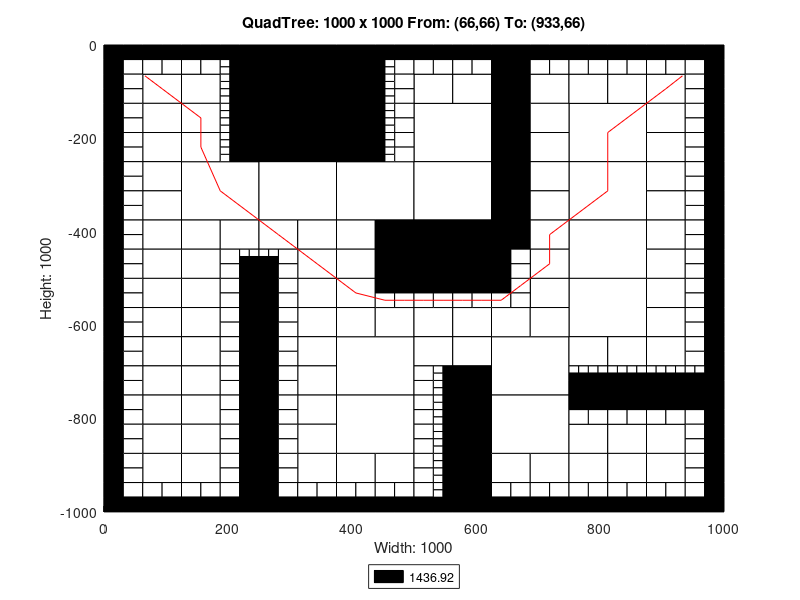

Write MATLAB code to recreate this figure.
axis([0 1000 -1000 0]);
title('QuadTree: 1000 x 1000 From: (66,66) To: (933,66)');
xlabel('Width: 1000');
ylabel('Height: 1000');
rectangle('Position',[250 -125 125 125], 'FaceColor',[0 0 0]);
rectangle('Position',[250 -250 125 125], 'FaceColor',[0 0 0]);
rectangle('Position',[125 -375 125 125], 'FaceColor',[1 1 1]);
rectangle('Position',[250 -375 125 125], 'FaceColor',[1 1 1]);
rectangle('Position',[375 -375 125 125], 'FaceColor',[1 1 1]);
rectangle('Position',[500 -250 125 125], 'FaceColor',[1 1 1]);
rectangle('Position',[750 -250 125 125], 'FaceColor',[1 1 1]);
rectangle('Position',[500 -375 125 125], 'FaceColor',[1 1 1]);
rectangle('Position',[500 -500 125 125], 'FaceColor',[0 0 0]);
rectangle('Position',[750 -375 125 125], 'FaceColor',[1 1 1]);
rectangle('Position',[750 -500 125 125], 'FaceColor',[1 1 1]);
rectangle('Position',[375 -750 125 125], 'FaceColor',[1 1 1]);
rectangle('Position',[375 -875 125 125], 'FaceColor',[1 1 1]);
rectangle('Position',[625 -750 125 125], 'FaceColor',[1 1 1]);
rectangle('Position',[750 -625 125 125], 'FaceColor',[1 1 1]);
rectangle('Position',[625 -875 125 125], 'FaceColor',[1 1 1]);
rectangle('Position',[62.5 -125 62.5 62.5], 'FaceColor',[1 1 1]);
rectangle('Position',[125 -125 62.5 62.5], 'FaceColor',[1 1 1]);
rectangle('Position',[62.5 -187.5 62.5 62.5], 'FaceColor',[1 1 1]);
rectangle('Position',[62.5 -250 62.5 62.5], 'FaceColor',[1 1 1]);
rectangle('Position',[125 -187.5 62.5 62.5], 'FaceColor',[1 1 1]);
rectangle('Position',[125 -250 62.5 62.5], 'FaceColor',[1 1 1]);
rectangle('Position',[375 -62.5 62.5 62.5], 'FaceColor',[0 0 0]);
rectangle('Position',[375 -125 62.5 62.5], 'FaceColor',[0 0 0]);
rectangle('Position',[375 -187.5 62.5 62.5], 'FaceColor',[0 0 0]);
rectangle('Position',[375 -250 62.5 62.5], 'FaceColor',[0 0 0]);
rectangle('Position',[62.5 -312.5 62.5 62.5], 'FaceColor',[1 1 1]);
rectangle('Position',[62.5 -375 62.5 62.5], 'FaceColor',[1 1 1]);
rectangle('Position',[62.5 -437.5 62.5 62.5], 'FaceColor',[1 1 1]);
rectangle('Position',[62.5 -500 62.5 62.5], 'FaceColor',[1 1 1]);
rectangle('Position',[125 -437.5 62.5 62.5], 'FaceColor',[1 1 1]);
rectangle('Position',[187.5 -437.5 62.5 62.5], 'FaceColor',[1 1 1]);
rectangle('Position',[125 -500 62.5 62.5], 'FaceColor',[1 1 1]);
rectangle('Position',[250 -437.5 62.5 62.5], 'FaceColor',[1 1 1]);
rectangle('Position',[312.5 -437.5 62.5 62.5], 'FaceColor',[1 1 1]);
rectangle('Position',[312.5 -500 62.5 62.5], 'FaceColor',[1 1 1]);
rectangle('Position',[375 -437.5 62.5 62.5], 'FaceColor',[1 1 1]);
rectangle('Position',[437.5 -437.5 62.5 62.5], 'FaceColor',[0 0 0]);
rectangle('Position',[375 -500 62.5 62.5], 'FaceColor',[1 1 1]);
rectangle('Position',[437.5 -500 62.5 62.5], 'FaceColor',[0 0 0]);
rectangle('Position',[500 -125 62.5 62.5], 'FaceColor',[1 1 1]);
rectangle('Position',[562.5 -125 62.5 62.5], 'FaceColor',[1 1 1]);
rectangle('Position',[625 -62.5 62.5 62.5], 'FaceColor',[0 0 0]);
rectangle('Position',[625 -125 62.5 62.5], 'FaceColor',[0 0 0]);
rectangle('Position',[687.5 -125 62.5 62.5], 'FaceColor',[1 1 1]);
rectangle('Position',[625 -187.5 62.5 62.5], 'FaceColor',[0 0 0]);
rectangle('Position',[687.5 -187.5 62.5 62.5], 'FaceColor',[1 1 1]);
rectangle('Position',[625 -250 62.5 62.5], 'FaceColor',[0 0 0]);
rectangle('Position',[687.5 -250 62.5 62.5], 'FaceColor',[1 1 1]);
rectangle('Position',[750 -125 62.5 62.5], 'FaceColor',[1 1 1]);
rectangle('Position',[812.5 -125 62.5 62.5], 'FaceColor',[1 1 1]);
rectangle('Position',[875 -125 62.5 62.5], 'FaceColor',[1 1 1]);
rectangle('Position',[875 -187.5 62.5 62.5], 'FaceColor',[1 1 1]);
rectangle('Position',[875 -250 62.5 62.5], 'FaceColor',[1 1 1]);
rectangle('Position',[625 -312.5 62.5 62.5], 'FaceColor',[0 0 0]);
rectangle('Position',[687.5 -312.5 62.5 62.5], 'FaceColor',[1 1 1]);
rectangle('Position',[625 -375 62.5 62.5], 'FaceColor',[0 0 0]);
rectangle('Position',[687.5 -375 62.5 62.5], 'FaceColor',[1 1 1]);
rectangle('Position',[625 -437.5 62.5 62.5], 'FaceColor',[0 0 0]);
rectangle('Position',[687.5 -437.5 62.5 62.5], 'FaceColor',[1 1 1]);
rectangle('Position',[687.5 -500 62.5 62.5], 'FaceColor',[1 1 1]);
rectangle('Position',[875 -312.5 62.5 62.5], 'FaceColor',[1 1 1]);
rectangle('Position',[875 -375 62.5 62.5], 'FaceColor',[1 1 1]);
rectangle('Position',[875 -437.5 62.5 62.5], 'FaceColor',[1 1 1]);
rectangle('Position',[875 -500 62.5 62.5], 'FaceColor',[1 1 1]);
rectangle('Position',[62.5 -562.5 62.5 62.5], 'FaceColor',[1 1 1]);
rectangle('Position',[62.5 -625 62.5 62.5], 'FaceColor',[1 1 1]);
rectangle('Position',[125 -562.5 62.5 62.5], 'FaceColor',[1 1 1]);
rectangle('Position',[125 -625 62.5 62.5], 'FaceColor',[1 1 1]);
rectangle('Position',[62.5 -687.5 62.5 62.5], 'FaceColor',[1 1 1]);
rectangle('Position',[62.5 -750 62.5 62.5], 'FaceColor',[1 1 1]);
rectangle('Position',[125 -687.5 62.5 62.5], 'FaceColor',[1 1 1]);
rectangle('Position',[125 -750 62.5 62.5], 'FaceColor',[1 1 1]);
rectangle('Position',[312.5 -562.5 62.5 62.5], 'FaceColor',[1 1 1]);
rectangle('Position',[312.5 -625 62.5 62.5], 'FaceColor',[1 1 1]);
rectangle('Position',[375 -562.5 62.5 62.5], 'FaceColor',[1 1 1]);
rectangle('Position',[375 -625 62.5 62.5], 'FaceColor',[1 1 1]);
rectangle('Position',[437.5 -625 62.5 62.5], 'FaceColor',[1 1 1]);
rectangle('Position',[312.5 -687.5 62.5 62.5], 'FaceColor',[1 1 1]);
rectangle('Position',[312.5 -750 62.5 62.5], 'FaceColor',[1 1 1]);
rectangle('Position',[62.5 -812.5 62.5 62.5], 'FaceColor',[1 1 1]);
rectangle('Position',[62.5 -875 62.5 62.5], 'FaceColor',[1 1 1]);
rectangle('Position',[125 -812.5 62.5 62.5], 'FaceColor',[1 1 1]);
rectangle('Position',[125 -875 62.5 62.5], 'FaceColor',[1 1 1]);
rectangle('Position',[62.5 -937.5 62.5 62.5], 'FaceColor',[1 1 1]);
rectangle('Position',[125 -937.5 62.5 62.5], 'FaceColor',[1 1 1]);
rectangle('Position',[312.5 -812.5 62.5 62.5], 'FaceColor',[1 1 1]);
rectangle('Position',[312.5 -875 62.5 62.5], 'FaceColor',[1 1 1]);
rectangle('Position',[312.5 -937.5 62.5 62.5], 'FaceColor',[1 1 1]);
rectangle('Position',[375 -937.5 62.5 62.5], 'FaceColor',[1 1 1]);
rectangle('Position',[437.5 -937.5 62.5 62.5], 'FaceColor',[1 1 1]);
rectangle('Position',[500 -625 62.5 62.5], 'FaceColor',[1 1 1]);
rectangle('Position',[562.5 -625 62.5 62.5], 'FaceColor',[1 1 1]);
rectangle('Position',[687.5 -562.5 62.5 62.5], 'FaceColor',[1 1 1]);
rectangle('Position',[625 -625 62.5 62.5], 'FaceColor',[1 1 1]);
rectangle('Position',[687.5 -625 62.5 62.5], 'FaceColor',[1 1 1]);
rectangle('Position',[500 -687.5 62.5 62.5], 'FaceColor',[1 1 1]);
rectangle('Position',[562.5 -687.5 62.5 62.5], 'FaceColor',[1 1 1]);
rectangle('Position',[562.5 -750 62.5 62.5], 'FaceColor',[0 0 0]);
rectangle('Position',[875 -562.5 62.5 62.5], 'FaceColor',[1 1 1]);
rectangle('Position',[875 -625 62.5 62.5], 'FaceColor',[1 1 1]);
rectangle('Position',[750 -687.5 62.5 62.5], 'FaceColor',[1 1 1]);
rectangle('Position',[812.5 -687.5 62.5 62.5], 'FaceColor',[1 1 1]);
rectangle('Position',[875 -687.5 62.5 62.5], 'FaceColor',[1 1 1]);
rectangle('Position',[562.5 -812.5 62.5 62.5], 'FaceColor',[0 0 0]);
rectangle('Position',[562.5 -875 62.5 62.5], 'FaceColor',[0 0 0]);
rectangle('Position',[562.5 -937.5 62.5 62.5], 'FaceColor',[0 0 0]);
rectangle('Position',[562.5 -1000 62.5 62.5], 'FaceColor',[0 0 0]);
rectangle('Position',[625 -937.5 62.5 62.5], 'FaceColor',[1 1 1]);
rectangle('Position',[687.5 -937.5 62.5 62.5], 'FaceColor',[1 1 1]);
rectangle('Position',[750 -875 62.5 62.5], 'FaceColor',[1 1 1]);
rectangle('Position',[812.5 -875 62.5 62.5], 'FaceColor',[1 1 1]);
rectangle('Position',[875 -875 62.5 62.5], 'FaceColor',[1 1 1]);
rectangle('Position',[750 -937.5 62.5 62.5], 'FaceColor',[1 1 1]);
rectangle('Position',[812.5 -937.5 62.5 62.5], 'FaceColor',[1 1 1]);
rectangle('Position',[875 -937.5 62.5 62.5], 'FaceColor',[1 1 1]);
rectangle('Position',[0 -31.25 31.25 31.25], 'FaceColor',[0 0 0]);
rectangle('Position',[31.25 -31.25 31.25 31.25], 'FaceColor',[0 0 0]);
rectangle('Position',[0 -62.5 31.25 31.25], 'FaceColor',[0 0 0]);
rectangle('Position',[31.25 -62.5 31.25 31.25], 'FaceColor',[1 1 1]);
rectangle('Position',[62.5 -31.25 31.25 31.25], 'FaceColor',[0 0 0]);
rectangle('Position',[93.75 -31.25 31.25 31.25], 'FaceColor',[0 0 0]);
rectangle('Position',[62.5 -62.5 31.25 31.25], 'FaceColor',[1 1 1]);
rectangle('Position',[93.75 -62.5 31.25 31.25], 'FaceColor',[1 1 1]);
rectangle('Position',[0 -93.75 31.25 31.25], 'FaceColor',[0 0 0]);
rectangle('Position',[31.25 -93.75 31.25 31.25], 'FaceColor',[1 1 1]);
rectangle('Position',[0 -125 31.25 31.25], 'FaceColor',[0 0 0]);
rectangle('Position',[31.25 -125 31.25 31.25], 'FaceColor',[1 1 1]);
rectangle('Position',[125 -31.25 31.25 31.25], 'FaceColor',[0 0 0]);
rectangle('Position',[156.25 -31.25 31.25 31.25], 'FaceColor',[0 0 0]);
rectangle('Position',[125 -62.5 31.25 31.25], 'FaceColor',[1 1 1]);
rectangle('Position',[156.25 -62.5 31.25 31.25], 'FaceColor',[1 1 1]);
rectangle('Position',[187.5 -31.25 31.25 31.25], 'FaceColor',[0 0 0]);
rectangle('Position',[218.75 -31.25 31.25 31.25], 'FaceColor',[0 0 0]);
rectangle('Position',[218.75 -62.5 31.25 31.25], 'FaceColor',[0 0 0]);
rectangle('Position',[218.75 -93.75 31.25 31.25], 'FaceColor',[0 0 0]);
rectangle('Position',[218.75 -125 31.25 31.25], 'FaceColor',[0 0 0]);
rectangle('Position',[0 -156.25 31.25 31.25], 'FaceColor',[0 0 0]);
rectangle('Position',[31.25 -156.25 31.25 31.25], 'FaceColor',[1 1 1]);
rectangle('Position',[0 -187.5 31.25 31.25], 'FaceColor',[0 0 0]);
rectangle('Position',[31.25 -187.5 31.25 31.25], 'FaceColor',[1 1 1]);
rectangle('Position',[0 -218.75 31.25 31.25], 'FaceColor',[0 0 0]);
rectangle('Position',[31.25 -218.75 31.25 31.25], 'FaceColor',[1 1 1]);
rectangle('Position',[0 -250 31.25 31.25], 'FaceColor',[0 0 0]);
rectangle('Position',[31.25 -250 31.25 31.25], 'FaceColor',[1 1 1]);
rectangle('Position',[218.75 -156.25 31.25 31.25], 'FaceColor',[0 0 0]);
rectangle('Position',[218.75 -187.5 31.25 31.25], 'FaceColor',[0 0 0]);
rectangle('Position',[218.75 -218.75 31.25 31.25], 'FaceColor',[0 0 0]);
rectangle('Position',[218.75 -250 31.25 31.25], 'FaceColor',[0 0 0]);
rectangle('Position',[437.5 -31.25 31.25 31.25], 'FaceColor',[0 0 0]);
rectangle('Position',[468.75 -31.25 31.25 31.25], 'FaceColor',[0 0 0]);
rectangle('Position',[468.75 -62.5 31.25 31.25], 'FaceColor',[1 1 1]);
rectangle('Position',[468.75 -93.75 31.25 31.25], 'FaceColor',[1 1 1]);
rectangle('Position',[468.75 -125 31.25 31.25], 'FaceColor',[1 1 1]);
rectangle('Position',[468.75 -156.25 31.25 31.25], 'FaceColor',[1 1 1]);
rectangle('Position',[468.75 -187.5 31.25 31.25], 'FaceColor',[1 1 1]);
rectangle('Position',[468.75 -218.75 31.25 31.25], 'FaceColor',[1 1 1]);
rectangle('Position',[468.75 -250 31.25 31.25], 'FaceColor',[1 1 1]);
rectangle('Position',[0 -281.25 31.25 31.25], 'FaceColor',[0 0 0]);
rectangle('Position',[31.25 -281.25 31.25 31.25], 'FaceColor',[1 1 1]);
rectangle('Position',[0 -312.5 31.25 31.25], 'FaceColor',[0 0 0]);
rectangle('Position',[31.25 -312.5 31.25 31.25], 'FaceColor',[1 1 1]);
rectangle('Position',[0 -343.75 31.25 31.25], 'FaceColor',[0 0 0]);
rectangle('Position',[31.25 -343.75 31.25 31.25], 'FaceColor',[1 1 1]);
rectangle('Position',[0 -375 31.25 31.25], 'FaceColor',[0 0 0]);
rectangle('Position',[31.25 -375 31.25 31.25], 'FaceColor',[1 1 1]);
rectangle('Position',[0 -406.25 31.25 31.25], 'FaceColor',[0 0 0]);
rectangle('Position',[31.25 -406.25 31.25 31.25], 'FaceColor',[1 1 1]);
rectangle('Position',[0 -437.5 31.25 31.25], 'FaceColor',[0 0 0]);
rectangle('Position',[31.25 -437.5 31.25 31.25], 'FaceColor',[1 1 1]);
rectangle('Position',[0 -468.75 31.25 31.25], 'FaceColor',[0 0 0]);
rectangle('Position',[31.25 -468.75 31.25 31.25], 'FaceColor',[1 1 1]);
rectangle('Position',[0 -500 31.25 31.25], 'FaceColor',[0 0 0]);
rectangle('Position',[31.25 -500 31.25 31.25], 'FaceColor',[1 1 1]);
rectangle('Position',[187.5 -468.75 31.25 31.25], 'FaceColor',[1 1 1]);
rectangle('Position',[187.5 -500 31.25 31.25], 'FaceColor',[1 1 1]);
rectangle('Position',[218.75 -500 31.25 31.25], 'FaceColor',[0 0 0]);
rectangle('Position',[281.25 -468.75 31.25 31.25], 'FaceColor',[1 1 1]);
rectangle('Position',[250 -500 31.25 31.25], 'FaceColor',[0 0 0]);
rectangle('Position',[281.25 -500 31.25 31.25], 'FaceColor',[1 1 1]);
rectangle('Position',[500 -31.25 31.25 31.25], 'FaceColor',[0 0 0]);
rectangle('Position',[531.25 -31.25 31.25 31.25], 'FaceColor',[0 0 0]);
rectangle('Position',[500 -62.5 31.25 31.25], 'FaceColor',[1 1 1]);
rectangle('Position',[531.25 -62.5 31.25 31.25], 'FaceColor',[1 1 1]);
rectangle('Position',[562.5 -31.25 31.25 31.25], 'FaceColor',[0 0 0]);
rectangle('Position',[593.75 -31.25 31.25 31.25], 'FaceColor',[0 0 0]);
rectangle('Position',[562.5 -62.5 31.25 31.25], 'FaceColor',[1 1 1]);
rectangle('Position',[593.75 -62.5 31.25 31.25], 'FaceColor',[1 1 1]);
rectangle('Position',[687.5 -31.25 31.25 31.25], 'FaceColor',[0 0 0]);
rectangle('Position',[718.75 -31.25 31.25 31.25], 'FaceColor',[0 0 0]);
rectangle('Position',[687.5 -62.5 31.25 31.25], 'FaceColor',[1 1 1]);
rectangle('Position',[718.75 -62.5 31.25 31.25], 'FaceColor',[1 1 1]);
rectangle('Position',[750 -31.25 31.25 31.25], 'FaceColor',[0 0 0]);
rectangle('Position',[781.25 -31.25 31.25 31.25], 'FaceColor',[0 0 0]);
rectangle('Position',[750 -62.5 31.25 31.25], 'FaceColor',[1 1 1]);
rectangle('Position',[781.25 -62.5 31.25 31.25], 'FaceColor',[1 1 1]);
rectangle('Position',[812.5 -31.25 31.25 31.25], 'FaceColor',[0 0 0]);
rectangle('Position',[843.75 -31.25 31.25 31.25], 'FaceColor',[0 0 0]);
rectangle('Position',[812.5 -62.5 31.25 31.25], 'FaceColor',[1 1 1]);
rectangle('Position',[843.75 -62.5 31.25 31.25], 'FaceColor',[1 1 1]);
rectangle('Position',[875 -31.25 31.25 31.25], 'FaceColor',[0 0 0]);
rectangle('Position',[906.25 -31.25 31.25 31.25], 'FaceColor',[0 0 0]);
rectangle('Position',[875 -62.5 31.25 31.25], 'FaceColor',[1 1 1]);
rectangle('Position',[906.25 -62.5 31.25 31.25], 'FaceColor',[1 1 1]);
rectangle('Position',[937.5 -31.25 31.25 31.25], 'FaceColor',[0 0 0]);
rectangle('Position',[968.75 -31.25 31.25 31.25], 'FaceColor',[0 0 0]);
rectangle('Position',[937.5 -62.5 31.25 31.25], 'FaceColor',[1 1 1]);
rectangle('Position',[968.75 -62.5 31.25 31.25], 'FaceColor',[0 0 0]);
rectangle('Position',[937.5 -93.75 31.25 31.25], 'FaceColor',[1 1 1]);
rectangle('Position',[968.75 -93.75 31.25 31.25], 'FaceColor',[0 0 0]);
rectangle('Position',[937.5 -125 31.25 31.25], 'FaceColor',[1 1 1]);
rectangle('Position',[968.75 -125 31.25 31.25], 'FaceColor',[0 0 0]);
rectangle('Position',[937.5 -156.25 31.25 31.25], 'FaceColor',[1 1 1]);
rectangle('Position',[968.75 -156.25 31.25 31.25], 'FaceColor',[0 0 0]);
rectangle('Position',[937.5 -187.5 31.25 31.25], 'FaceColor',[1 1 1]);
rectangle('Position',[968.75 -187.5 31.25 31.25], 'FaceColor',[0 0 0]);
rectangle('Position',[937.5 -218.75 31.25 31.25], 'FaceColor',[1 1 1]);
rectangle('Position',[968.75 -218.75 31.25 31.25], 'FaceColor',[0 0 0]);
rectangle('Position',[937.5 -250 31.25 31.25], 'FaceColor',[1 1 1]);
rectangle('Position',[968.75 -250 31.25 31.25], 'FaceColor',[0 0 0]);
rectangle('Position',[625 -468.75 31.25 31.25], 'FaceColor',[0 0 0]);
rectangle('Position',[656.25 -468.75 31.25 31.25], 'FaceColor',[1 1 1]);
rectangle('Position',[625 -500 31.25 31.25], 'FaceColor',[0 0 0]);
rectangle('Position',[656.25 -500 31.25 31.25], 'FaceColor',[1 1 1]);
rectangle('Position',[937.5 -281.25 31.25 31.25], 'FaceColor',[1 1 1]);
rectangle('Position',[968.75 -281.25 31.25 31.25], 'FaceColor',[0 0 0]);
rectangle('Position',[937.5 -312.5 31.25 31.25], 'FaceColor',[1 1 1]);
rectangle('Position',[968.75 -312.5 31.25 31.25], 'FaceColor',[0 0 0]);
rectangle('Position',[937.5 -343.75 31.25 31.25], 'FaceColor',[1 1 1]);
rectangle('Position',[968.75 -343.75 31.25 31.25], 'FaceColor',[0 0 0]);
rectangle('Position',[937.5 -375 31.25 31.25], 'FaceColor',[1 1 1]);
rectangle('Position',[968.75 -375 31.25 31.25], 'FaceColor',[0 0 0]);
rectangle('Position',[937.5 -406.25 31.25 31.25], 'FaceColor',[1 1 1]);
rectangle('Position',[968.75 -406.25 31.25 31.25], 'FaceColor',[0 0 0]);
rectangle('Position',[937.5 -437.5 31.25 31.25], 'FaceColor',[1 1 1]);
rectangle('Position',[968.75 -437.5 31.25 31.25], 'FaceColor',[0 0 0]);
rectangle('Position',[937.5 -468.75 31.25 31.25], 'FaceColor',[1 1 1]);
rectangle('Position',[968.75 -468.75 31.25 31.25], 'FaceColor',[0 0 0]);
rectangle('Position',[937.5 -500 31.25 31.25], 'FaceColor',[1 1 1]);
rectangle('Position',[968.75 -500 31.25 31.25], 'FaceColor',[0 0 0]);
rectangle('Position',[0 -531.25 31.25 31.25], 'FaceColor',[0 0 0]);
rectangle('Position',[31.25 -531.25 31.25 31.25], 'FaceColor',[1 1 1]);
rectangle('Position',[0 -562.5 31.25 31.25], 'FaceColor',[0 0 0]);
rectangle('Position',[31.25 -562.5 31.25 31.25], 'FaceColor',[1 1 1]);
rectangle('Position',[0 -593.75 31.25 31.25], 'FaceColor',[0 0 0]);
rectangle('Position',[31.25 -593.75 31.25 31.25], 'FaceColor',[1 1 1]);
rectangle('Position',[0 -625 31.25 31.25], 'FaceColor',[0 0 0]);
rectangle('Position',[31.25 -625 31.25 31.25], 'FaceColor',[1 1 1]);
rectangle('Position',[187.5 -531.25 31.25 31.25], 'FaceColor',[1 1 1]);
rectangle('Position',[218.75 -531.25 31.25 31.25], 'FaceColor',[0 0 0]);
rectangle('Position',[187.5 -562.5 31.25 31.25], 'FaceColor',[1 1 1]);
rectangle('Position',[218.75 -562.5 31.25 31.25], 'FaceColor',[0 0 0]);
rectangle('Position',[187.5 -593.75 31.25 31.25], 'FaceColor',[1 1 1]);
rectangle('Position',[218.75 -593.75 31.25 31.25], 'FaceColor',[0 0 0]);
rectangle('Position',[187.5 -625 31.25 31.25], 'FaceColor',[1 1 1]);
rectangle('Position',[218.75 -625 31.25 31.25], 'FaceColor',[0 0 0]);
rectangle('Position',[0 -656.25 31.25 31.25], 'FaceColor',[0 0 0]);
rectangle('Position',[31.25 -656.25 31.25 31.25], 'FaceColor',[1 1 1]);
rectangle('Position',[0 -687.5 31.25 31.25], 'FaceColor',[0 0 0]);
rectangle('Position',[31.25 -687.5 31.25 31.25], 'FaceColor',[1 1 1]);
rectangle('Position',[0 -718.75 31.25 31.25], 'FaceColor',[0 0 0]);
rectangle('Position',[31.25 -718.75 31.25 31.25], 'FaceColor',[1 1 1]);
rectangle('Position',[0 -750 31.25 31.25], 'FaceColor',[0 0 0]);
rectangle('Position',[31.25 -750 31.25 31.25], 'FaceColor',[1 1 1]);
rectangle('Position',[187.5 -656.25 31.25 31.25], 'FaceColor',[1 1 1]);
rectangle('Position',[218.75 -656.25 31.25 31.25], 'FaceColor',[0 0 0]);
rectangle('Position',[187.5 -687.5 31.25 31.25], 'FaceColor',[1 1 1]);
rectangle('Position',[218.75 -687.5 31.25 31.25], 'FaceColor',[0 0 0]);
rectangle('Position',[187.5 -718.75 31.25 31.25], 'FaceColor',[1 1 1]);
rectangle('Position',[218.75 -718.75 31.25 31.25], 'FaceColor',[0 0 0]);
rectangle('Position',[187.5 -750 31.25 31.25], 'FaceColor',[1 1 1]);
rectangle('Position',[218.75 -750 31.25 31.25], 'FaceColor',[0 0 0]);
rectangle('Position',[250 -531.25 31.25 31.25], 'FaceColor',[0 0 0]);
rectangle('Position',[281.25 -531.25 31.25 31.25], 'FaceColor',[1 1 1]);
rectangle('Position',[250 -562.5 31.25 31.25], 'FaceColor',[0 0 0]);
rectangle('Position',[281.25 -562.5 31.25 31.25], 'FaceColor',[1 1 1]);
rectangle('Position',[250 -593.75 31.25 31.25], 'FaceColor',[0 0 0]);
rectangle('Position',[281.25 -593.75 31.25 31.25], 'FaceColor',[1 1 1]);
rectangle('Position',[250 -625 31.25 31.25], 'FaceColor',[0 0 0]);
rectangle('Position',[281.25 -625 31.25 31.25], 'FaceColor',[1 1 1]);
rectangle('Position',[437.5 -531.25 31.25 31.25], 'FaceColor',[0 0 0]);
rectangle('Position',[468.75 -531.25 31.25 31.25], 'FaceColor',[0 0 0]);
rectangle('Position',[437.5 -562.5 31.25 31.25], 'FaceColor',[1 1 1]);
rectangle('Position',[468.75 -562.5 31.25 31.25], 'FaceColor',[1 1 1]);
rectangle('Position',[250 -656.25 31.25 31.25], 'FaceColor',[0 0 0]);
rectangle('Position',[281.25 -656.25 31.25 31.25], 'FaceColor',[1 1 1]);
rectangle('Position',[250 -687.5 31.25 31.25], 'FaceColor',[0 0 0]);
rectangle('Position',[281.25 -687.5 31.25 31.25], 'FaceColor',[1 1 1]);
rectangle('Position',[250 -718.75 31.25 31.25], 'FaceColor',[0 0 0]);
rectangle('Position',[281.25 -718.75 31.25 31.25], 'FaceColor',[1 1 1]);
rectangle('Position',[250 -750 31.25 31.25], 'FaceColor',[0 0 0]);
rectangle('Position',[281.25 -750 31.25 31.25], 'FaceColor',[1 1 1]);
rectangle('Position',[0 -781.25 31.25 31.25], 'FaceColor',[0 0 0]);
rectangle('Position',[31.25 -781.25 31.25 31.25], 'FaceColor',[1 1 1]);
rectangle('Position',[0 -812.5 31.25 31.25], 'FaceColor',[0 0 0]);
rectangle('Position',[31.25 -812.5 31.25 31.25], 'FaceColor',[1 1 1]);
rectangle('Position',[0 -843.75 31.25 31.25], 'FaceColor',[0 0 0]);
rectangle('Position',[31.25 -843.75 31.25 31.25], 'FaceColor',[1 1 1]);
rectangle('Position',[0 -875 31.25 31.25], 'FaceColor',[0 0 0]);
rectangle('Position',[31.25 -875 31.25 31.25], 'FaceColor',[1 1 1]);
rectangle('Position',[187.5 -781.25 31.25 31.25], 'FaceColor',[1 1 1]);
rectangle('Position',[218.75 -781.25 31.25 31.25], 'FaceColor',[0 0 0]);
rectangle('Position',[187.5 -812.5 31.25 31.25], 'FaceColor',[1 1 1]);
rectangle('Position',[218.75 -812.5 31.25 31.25], 'FaceColor',[0 0 0]);
rectangle('Position',[187.5 -843.75 31.25 31.25], 'FaceColor',[1 1 1]);
rectangle('Position',[218.75 -843.75 31.25 31.25], 'FaceColor',[0 0 0]);
rectangle('Position',[187.5 -875 31.25 31.25], 'FaceColor',[1 1 1]);
rectangle('Position',[218.75 -875 31.25 31.25], 'FaceColor',[0 0 0]);
rectangle('Position',[0 -906.25 31.25 31.25], 'FaceColor',[0 0 0]);
rectangle('Position',[31.25 -906.25 31.25 31.25], 'FaceColor',[1 1 1]);
rectangle('Position',[0 -937.5 31.25 31.25], 'FaceColor',[0 0 0]);
rectangle('Position',[31.25 -937.5 31.25 31.25], 'FaceColor',[1 1 1]);
rectangle('Position',[0 -968.75 31.25 31.25], 'FaceColor',[0 0 0]);
rectangle('Position',[31.25 -968.75 31.25 31.25], 'FaceColor',[1 1 1]);
rectangle('Position',[0 -1000 31.25 31.25], 'FaceColor',[0 0 0]);
rectangle('Position',[31.25 -1000 31.25 31.25], 'FaceColor',[0 0 0]);
rectangle('Position',[62.5 -968.75 31.25 31.25], 'FaceColor',[1 1 1]);
rectangle('Position',[93.75 -968.75 31.25 31.25], 'FaceColor',[1 1 1]);
rectangle('Position',[62.5 -1000 31.25 31.25], 'FaceColor',[0 0 0]);
rectangle('Position',[93.75 -1000 31.25 31.25], 'FaceColor',[0 0 0]);
rectangle('Position',[187.5 -906.25 31.25 31.25], 'FaceColor',[1 1 1]);
rectangle('Position',[218.75 -906.25 31.25 31.25], 'FaceColor',[0 0 0]);
rectangle('Position',[187.5 -937.5 31.25 31.25], 'FaceColor',[1 1 1]);
rectangle('Position',[218.75 -937.5 31.25 31.25], 'FaceColor',[0 0 0]);
rectangle('Position',[125 -968.75 31.25 31.25], 'FaceColor',[1 1 1]);
rectangle('Position',[156.25 -968.75 31.25 31.25], 'FaceColor',[1 1 1]);
rectangle('Position',[125 -1000 31.25 31.25], 'FaceColor',[0 0 0]);
rectangle('Position',[156.25 -1000 31.25 31.25], 'FaceColor',[0 0 0]);
rectangle('Position',[187.5 -968.75 31.25 31.25], 'FaceColor',[1 1 1]);
rectangle('Position',[218.75 -968.75 31.25 31.25], 'FaceColor',[0 0 0]);
rectangle('Position',[187.5 -1000 31.25 31.25], 'FaceColor',[0 0 0]);
rectangle('Position',[218.75 -1000 31.25 31.25], 'FaceColor',[0 0 0]);
rectangle('Position',[250 -781.25 31.25 31.25], 'FaceColor',[0 0 0]);
rectangle('Position',[281.25 -781.25 31.25 31.25], 'FaceColor',[1 1 1]);
rectangle('Position',[250 -812.5 31.25 31.25], 'FaceColor',[0 0 0]);
rectangle('Position',[281.25 -812.5 31.25 31.25], 'FaceColor',[1 1 1]);
rectangle('Position',[250 -843.75 31.25 31.25], 'FaceColor',[0 0 0]);
rectangle('Position',[281.25 -843.75 31.25 31.25], 'FaceColor',[1 1 1]);
rectangle('Position',[250 -875 31.25 31.25], 'FaceColor',[0 0 0]);
rectangle('Position',[281.25 -875 31.25 31.25], 'FaceColor',[1 1 1]);
rectangle('Position',[250 -906.25 31.25 31.25], 'FaceColor',[0 0 0]);
rectangle('Position',[281.25 -906.25 31.25 31.25], 'FaceColor',[1 1 1]);
rectangle('Position',[250 -937.5 31.25 31.25], 'FaceColor',[0 0 0]);
rectangle('Position',[281.25 -937.5 31.25 31.25], 'FaceColor',[1 1 1]);
rectangle('Position',[250 -968.75 31.25 31.25], 'FaceColor',[0 0 0]);
rectangle('Position',[281.25 -968.75 31.25 31.25], 'FaceColor',[1 1 1]);
rectangle('Position',[250 -1000 31.25 31.25], 'FaceColor',[0 0 0]);
rectangle('Position',[281.25 -1000 31.25 31.25], 'FaceColor',[0 0 0]);
rectangle('Position',[312.5 -968.75 31.25 31.25], 'FaceColor',[1 1 1]);
rectangle('Position',[343.75 -968.75 31.25 31.25], 'FaceColor',[1 1 1]);
rectangle('Position',[312.5 -1000 31.25 31.25], 'FaceColor',[0 0 0]);
rectangle('Position',[343.75 -1000 31.25 31.25], 'FaceColor',[0 0 0]);
rectangle('Position',[375 -968.75 31.25 31.25], 'FaceColor',[1 1 1]);
rectangle('Position',[406.25 -968.75 31.25 31.25], 'FaceColor',[1 1 1]);
rectangle('Position',[375 -1000 31.25 31.25], 'FaceColor',[0 0 0]);
rectangle('Position',[406.25 -1000 31.25 31.25], 'FaceColor',[0 0 0]);
rectangle('Position',[437.5 -968.75 31.25 31.25], 'FaceColor',[1 1 1]);
rectangle('Position',[468.75 -968.75 31.25 31.25], 'FaceColor',[1 1 1]);
rectangle('Position',[437.5 -1000 31.25 31.25], 'FaceColor',[0 0 0]);
rectangle('Position',[468.75 -1000 31.25 31.25], 'FaceColor',[0 0 0]);
rectangle('Position',[500 -531.25 31.25 31.25], 'FaceColor',[0 0 0]);
rectangle('Position',[531.25 -531.25 31.25 31.25], 'FaceColor',[0 0 0]);
rectangle('Position',[500 -562.5 31.25 31.25], 'FaceColor',[1 1 1]);
rectangle('Position',[531.25 -562.5 31.25 31.25], 'FaceColor',[1 1 1]);
rectangle('Position',[562.5 -531.25 31.25 31.25], 'FaceColor',[0 0 0]);
rectangle('Position',[593.75 -531.25 31.25 31.25], 'FaceColor',[0 0 0]);
rectangle('Position',[562.5 -562.5 31.25 31.25], 'FaceColor',[1 1 1]);
rectangle('Position',[593.75 -562.5 31.25 31.25], 'FaceColor',[1 1 1]);
rectangle('Position',[625 -531.25 31.25 31.25], 'FaceColor',[0 0 0]);
rectangle('Position',[656.25 -531.25 31.25 31.25], 'FaceColor',[1 1 1]);
rectangle('Position',[625 -562.5 31.25 31.25], 'FaceColor',[1 1 1]);
rectangle('Position',[656.25 -562.5 31.25 31.25], 'FaceColor',[1 1 1]);
rectangle('Position',[500 -718.75 31.25 31.25], 'FaceColor',[1 1 1]);
rectangle('Position',[500 -750 31.25 31.25], 'FaceColor',[1 1 1]);
rectangle('Position',[937.5 -531.25 31.25 31.25], 'FaceColor',[1 1 1]);
rectangle('Position',[968.75 -531.25 31.25 31.25], 'FaceColor',[0 0 0]);
rectangle('Position',[937.5 -562.5 31.25 31.25], 'FaceColor',[1 1 1]);
rectangle('Position',[968.75 -562.5 31.25 31.25], 'FaceColor',[0 0 0]);
rectangle('Position',[937.5 -593.75 31.25 31.25], 'FaceColor',[1 1 1]);
rectangle('Position',[968.75 -593.75 31.25 31.25], 'FaceColor',[0 0 0]);
rectangle('Position',[937.5 -625 31.25 31.25], 'FaceColor',[1 1 1]);
rectangle('Position',[968.75 -625 31.25 31.25], 'FaceColor',[0 0 0]);
rectangle('Position',[750 -750 31.25 31.25], 'FaceColor',[0 0 0]);
rectangle('Position',[781.25 -750 31.25 31.25], 'FaceColor',[0 0 0]);
rectangle('Position',[812.5 -750 31.25 31.25], 'FaceColor',[0 0 0]);
rectangle('Position',[843.75 -750 31.25 31.25], 'FaceColor',[0 0 0]);
rectangle('Position',[937.5 -656.25 31.25 31.25], 'FaceColor',[1 1 1]);
rectangle('Position',[968.75 -656.25 31.25 31.25], 'FaceColor',[0 0 0]);
rectangle('Position',[937.5 -687.5 31.25 31.25], 'FaceColor',[1 1 1]);
rectangle('Position',[968.75 -687.5 31.25 31.25], 'FaceColor',[0 0 0]);
rectangle('Position',[875 -750 31.25 31.25], 'FaceColor',[0 0 0]);
rectangle('Position',[906.25 -750 31.25 31.25], 'FaceColor',[0 0 0]);
rectangle('Position',[968.75 -718.75 31.25 31.25], 'FaceColor',[0 0 0]);
rectangle('Position',[937.5 -750 31.25 31.25], 'FaceColor',[0 0 0]);
rectangle('Position',[968.75 -750 31.25 31.25], 'FaceColor',[0 0 0]);
rectangle('Position',[500 -781.25 31.25 31.25], 'FaceColor',[1 1 1]);
rectangle('Position',[500 -812.5 31.25 31.25], 'FaceColor',[1 1 1]);
rectangle('Position',[500 -843.75 31.25 31.25], 'FaceColor',[1 1 1]);
rectangle('Position',[500 -875 31.25 31.25], 'FaceColor',[1 1 1]);
rectangle('Position',[500 -906.25 31.25 31.25], 'FaceColor',[1 1 1]);
rectangle('Position',[500 -937.5 31.25 31.25], 'FaceColor',[1 1 1]);
rectangle('Position',[500 -968.75 31.25 31.25], 'FaceColor',[1 1 1]);
rectangle('Position',[500 -1000 31.25 31.25], 'FaceColor',[0 0 0]);
rectangle('Position',[531.25 -1000 31.25 31.25], 'FaceColor',[0 0 0]);
rectangle('Position',[625 -968.75 31.25 31.25], 'FaceColor',[1 1 1]);
rectangle('Position',[656.25 -968.75 31.25 31.25], 'FaceColor',[1 1 1]);
rectangle('Position',[625 -1000 31.25 31.25], 'FaceColor',[0 0 0]);
rectangle('Position',[656.25 -1000 31.25 31.25], 'FaceColor',[0 0 0]);
rectangle('Position',[687.5 -968.75 31.25 31.25], 'FaceColor',[1 1 1]);
rectangle('Position',[718.75 -968.75 31.25 31.25], 'FaceColor',[1 1 1]);
rectangle('Position',[687.5 -1000 31.25 31.25], 'FaceColor',[0 0 0]);
rectangle('Position',[718.75 -1000 31.25 31.25], 'FaceColor',[0 0 0]);
rectangle('Position',[750 -781.25 31.25 31.25], 'FaceColor',[0 0 0]);
rectangle('Position',[781.25 -781.25 31.25 31.25], 'FaceColor',[0 0 0]);
rectangle('Position',[750 -812.5 31.25 31.25], 'FaceColor',[1 1 1]);
rectangle('Position',[781.25 -812.5 31.25 31.25], 'FaceColor',[1 1 1]);
rectangle('Position',[812.5 -781.25 31.25 31.25], 'FaceColor',[0 0 0]);
rectangle('Position',[843.75 -781.25 31.25 31.25], 'FaceColor',[0 0 0]);
rectangle('Position',[812.5 -812.5 31.25 31.25], 'FaceColor',[1 1 1]);
rectangle('Position',[843.75 -812.5 31.25 31.25], 'FaceColor',[1 1 1]);
rectangle('Position',[875 -781.25 31.25 31.25], 'FaceColor',[0 0 0]);
rectangle('Position',[906.25 -781.25 31.25 31.25], 'FaceColor',[0 0 0]);
rectangle('Position',[875 -812.5 31.25 31.25], 'FaceColor',[1 1 1]);
rectangle('Position',[906.25 -812.5 31.25 31.25], 'FaceColor',[1 1 1]);
rectangle('Position',[937.5 -781.25 31.25 31.25], 'FaceColor',[0 0 0]);
rectangle('Position',[968.75 -781.25 31.25 31.25], 'FaceColor',[0 0 0]);
rectangle('Position',[937.5 -812.5 31.25 31.25], 'FaceColor',[1 1 1]);
rectangle('Position',[968.75 -812.5 31.25 31.25], 'FaceColor',[0 0 0]);
rectangle('Position',[937.5 -843.75 31.25 31.25], 'FaceColor',[1 1 1]);
rectangle('Position',[968.75 -843.75 31.25 31.25], 'FaceColor',[0 0 0]);
rectangle('Position',[937.5 -875 31.25 31.25], 'FaceColor',[1 1 1]);
rectangle('Position',[968.75 -875 31.25 31.25], 'FaceColor',[0 0 0]);
rectangle('Position',[750 -968.75 31.25 31.25], 'FaceColor',[1 1 1]);
rectangle('Position',[781.25 -968.75 31.25 31.25], 'FaceColor',[1 1 1]);
rectangle('Position',[750 -1000 31.25 31.25], 'FaceColor',[0 0 0]);
rectangle('Position',[781.25 -1000 31.25 31.25], 'FaceColor',[0 0 0]);
rectangle('Position',[812.5 -968.75 31.25 31.25], 'FaceColor',[1 1 1]);
rectangle('Position',[843.75 -968.75 31.25 31.25], 'FaceColor',[1 1 1]);
rectangle('Position',[812.5 -1000 31.25 31.25], 'FaceColor',[0 0 0]);
rectangle('Position',[843.75 -1000 31.25 31.25], 'FaceColor',[0 0 0]);
rectangle('Position',[937.5 -906.25 31.25 31.25], 'FaceColor',[1 1 1]);
rectangle('Position',[968.75 -906.25 31.25 31.25], 'FaceColor',[0 0 0]);
rectangle('Position',[937.5 -937.5 31.25 31.25], 'FaceColor',[1 1 1]);
rectangle('Position',[968.75 -937.5 31.25 31.25], 'FaceColor',[0 0 0]);
rectangle('Position',[875 -968.75 31.25 31.25], 'FaceColor',[1 1 1]);
rectangle('Position',[906.25 -968.75 31.25 31.25], 'FaceColor',[1 1 1]);
rectangle('Position',[875 -1000 31.25 31.25], 'FaceColor',[0 0 0]);
rectangle('Position',[906.25 -1000 31.25 31.25], 'FaceColor',[0 0 0]);
rectangle('Position',[937.5 -968.75 31.25 31.25], 'FaceColor',[1 1 1]);
rectangle('Position',[968.75 -968.75 31.25 31.25], 'FaceColor',[0 0 0]);
rectangle('Position',[937.5 -1000 31.25 31.25], 'FaceColor',[0 0 0]);
rectangle('Position',[968.75 -1000 31.25 31.25], 'FaceColor',[0 0 0]);
rectangle('Position',[187.5 -46.875 15.625 15.625], 'FaceColor',[1 1 1]);
rectangle('Position',[203.125 -46.875 15.625 15.625], 'FaceColor',[0 0 0]);
rectangle('Position',[187.5 -62.5 15.625 15.625], 'FaceColor',[1 1 1]);
rectangle('Position',[203.125 -62.5 15.625 15.625], 'FaceColor',[0 0 0]);
rectangle('Position',[187.5 -78.125 15.625 15.625], 'FaceColor',[1 1 1]);
rectangle('Position',[203.125 -78.125 15.625 15.625], 'FaceColor',[0 0 0]);
rectangle('Position',[187.5 -93.75 15.625 15.625], 'FaceColor',[1 1 1]);
rectangle('Position',[203.125 -93.75 15.625 15.625], 'FaceColor',[0 0 0]);
rectangle('Position',[187.5 -109.375 15.625 15.625], 'FaceColor',[1 1 1]);
rectangle('Position',[203.125 -109.375 15.625 15.625], 'FaceColor',[0 0 0]);
rectangle('Position',[187.5 -125 15.625 15.625], 'FaceColor',[1 1 1]);
rectangle('Position',[203.125 -125 15.625 15.625], 'FaceColor',[0 0 0]);
rectangle('Position',[187.5 -140.625 15.625 15.625], 'FaceColor',[1 1 1]);
rectangle('Position',[203.125 -140.625 15.625 15.625], 'FaceColor',[0 0 0]);
rectangle('Position',[187.5 -156.25 15.625 15.625], 'FaceColor',[1 1 1]);
rectangle('Position',[203.125 -156.25 15.625 15.625], 'FaceColor',[0 0 0]);
rectangle('Position',[187.5 -171.875 15.625 15.625], 'FaceColor',[1 1 1]);
rectangle('Position',[203.125 -171.875 15.625 15.625], 'FaceColor',[0 0 0]);
rectangle('Position',[187.5 -187.5 15.625 15.625], 'FaceColor',[1 1 1]);
rectangle('Position',[203.125 -187.5 15.625 15.625], 'FaceColor',[0 0 0]);
rectangle('Position',[187.5 -203.125 15.625 15.625], 'FaceColor',[1 1 1]);
rectangle('Position',[203.125 -203.125 15.625 15.625], 'FaceColor',[0 0 0]);
rectangle('Position',[187.5 -218.75 15.625 15.625], 'FaceColor',[1 1 1]);
rectangle('Position',[203.125 -218.75 15.625 15.625], 'FaceColor',[0 0 0]);
rectangle('Position',[187.5 -234.375 15.625 15.625], 'FaceColor',[1 1 1]);
rectangle('Position',[203.125 -234.375 15.625 15.625], 'FaceColor',[0 0 0]);
rectangle('Position',[187.5 -250 15.625 15.625], 'FaceColor',[1 1 1]);
rectangle('Position',[203.125 -250 15.625 15.625], 'FaceColor',[0 0 0]);
rectangle('Position',[437.5 -46.875 15.625 15.625], 'FaceColor',[0 0 0]);
rectangle('Position',[453.125 -46.875 15.625 15.625], 'FaceColor',[1 1 1]);
rectangle('Position',[437.5 -62.5 15.625 15.625], 'FaceColor',[0 0 0]);
rectangle('Position',[453.125 -62.5 15.625 15.625], 'FaceColor',[1 1 1]);
rectangle('Position',[437.5 -78.125 15.625 15.625], 'FaceColor',[0 0 0]);
rectangle('Position',[453.125 -78.125 15.625 15.625], 'FaceColor',[1 1 1]);
rectangle('Position',[437.5 -93.75 15.625 15.625], 'FaceColor',[0 0 0]);
rectangle('Position',[453.125 -93.75 15.625 15.625], 'FaceColor',[1 1 1]);
rectangle('Position',[437.5 -109.375 15.625 15.625], 'FaceColor',[0 0 0]);
rectangle('Position',[453.125 -109.375 15.625 15.625], 'FaceColor',[1 1 1]);
rectangle('Position',[437.5 -125 15.625 15.625], 'FaceColor',[0 0 0]);
rectangle('Position',[453.125 -125 15.625 15.625], 'FaceColor',[1 1 1]);
rectangle('Position',[437.5 -140.625 15.625 15.625], 'FaceColor',[0 0 0]);
rectangle('Position',[453.125 -140.625 15.625 15.625], 'FaceColor',[1 1 1]);
rectangle('Position',[437.5 -156.25 15.625 15.625], 'FaceColor',[0 0 0]);
rectangle('Position',[453.125 -156.25 15.625 15.625], 'FaceColor',[1 1 1]);
rectangle('Position',[437.5 -171.875 15.625 15.625], 'FaceColor',[0 0 0]);
rectangle('Position',[453.125 -171.875 15.625 15.625], 'FaceColor',[1 1 1]);
rectangle('Position',[437.5 -187.5 15.625 15.625], 'FaceColor',[0 0 0]);
rectangle('Position',[453.125 -187.5 15.625 15.625], 'FaceColor',[1 1 1]);
rectangle('Position',[437.5 -203.125 15.625 15.625], 'FaceColor',[0 0 0]);
rectangle('Position',[453.125 -203.125 15.625 15.625], 'FaceColor',[1 1 1]);
rectangle('Position',[437.5 -218.75 15.625 15.625], 'FaceColor',[0 0 0]);
rectangle('Position',[453.125 -218.75 15.625 15.625], 'FaceColor',[1 1 1]);
rectangle('Position',[437.5 -234.375 15.625 15.625], 'FaceColor',[0 0 0]);
rectangle('Position',[453.125 -234.375 15.625 15.625], 'FaceColor',[1 1 1]);
rectangle('Position',[437.5 -250 15.625 15.625], 'FaceColor',[0 0 0]);
rectangle('Position',[453.125 -250 15.625 15.625], 'FaceColor',[1 1 1]);
rectangle('Position',[218.75 -453.125 15.625 15.625], 'FaceColor',[1 1 1]);
rectangle('Position',[234.375 -453.125 15.625 15.625], 'FaceColor',[1 1 1]);
rectangle('Position',[218.75 -468.75 15.625 15.625], 'FaceColor',[0 0 0]);
rectangle('Position',[234.375 -468.75 15.625 15.625], 'FaceColor',[0 0 0]);
rectangle('Position',[250 -453.125 15.625 15.625], 'FaceColor',[1 1 1]);
rectangle('Position',[265.625 -453.125 15.625 15.625], 'FaceColor',[1 1 1]);
rectangle('Position',[250 -468.75 15.625 15.625], 'FaceColor',[0 0 0]);
rectangle('Position',[265.625 -468.75 15.625 15.625], 'FaceColor',[0 0 0]);
rectangle('Position',[531.25 -703.125 15.625 15.625], 'FaceColor',[1 1 1]);
rectangle('Position',[546.875 -703.125 15.625 15.625], 'FaceColor',[0 0 0]);
rectangle('Position',[531.25 -718.75 15.625 15.625], 'FaceColor',[1 1 1]);
rectangle('Position',[546.875 -718.75 15.625 15.625], 'FaceColor',[0 0 0]);
rectangle('Position',[531.25 -734.375 15.625 15.625], 'FaceColor',[1 1 1]);
rectangle('Position',[546.875 -734.375 15.625 15.625], 'FaceColor',[0 0 0]);
rectangle('Position',[531.25 -750 15.625 15.625], 'FaceColor',[1 1 1]);
rectangle('Position',[546.875 -750 15.625 15.625], 'FaceColor',[0 0 0]);
rectangle('Position',[750 -703.125 15.625 15.625], 'FaceColor',[1 1 1]);
rectangle('Position',[765.625 -703.125 15.625 15.625], 'FaceColor',[1 1 1]);
rectangle('Position',[750 -718.75 15.625 15.625], 'FaceColor',[0 0 0]);
rectangle('Position',[765.625 -718.75 15.625 15.625], 'FaceColor',[0 0 0]);
rectangle('Position',[781.25 -703.125 15.625 15.625], 'FaceColor',[1 1 1]);
rectangle('Position',[796.875 -703.125 15.625 15.625], 'FaceColor',[1 1 1]);
rectangle('Position',[781.25 -718.75 15.625 15.625], 'FaceColor',[0 0 0]);
rectangle('Position',[796.875 -718.75 15.625 15.625], 'FaceColor',[0 0 0]);
rectangle('Position',[812.5 -703.125 15.625 15.625], 'FaceColor',[1 1 1]);
rectangle('Position',[828.125 -703.125 15.625 15.625], 'FaceColor',[1 1 1]);
rectangle('Position',[812.5 -718.75 15.625 15.625], 'FaceColor',[0 0 0]);
rectangle('Position',[828.125 -718.75 15.625 15.625], 'FaceColor',[0 0 0]);
rectangle('Position',[843.75 -703.125 15.625 15.625], 'FaceColor',[1 1 1]);
rectangle('Position',[859.375 -703.125 15.625 15.625], 'FaceColor',[1 1 1]);
rectangle('Position',[843.75 -718.75 15.625 15.625], 'FaceColor',[0 0 0]);
rectangle('Position',[859.375 -718.75 15.625 15.625], 'FaceColor',[0 0 0]);
rectangle('Position',[875 -703.125 15.625 15.625], 'FaceColor',[1 1 1]);
rectangle('Position',[890.625 -703.125 15.625 15.625], 'FaceColor',[1 1 1]);
rectangle('Position',[875 -718.75 15.625 15.625], 'FaceColor',[0 0 0]);
rectangle('Position',[890.625 -718.75 15.625 15.625], 'FaceColor',[0 0 0]);
rectangle('Position',[906.25 -703.125 15.625 15.625], 'FaceColor',[1 1 1]);
rectangle('Position',[921.875 -703.125 15.625 15.625], 'FaceColor',[1 1 1]);
rectangle('Position',[906.25 -718.75 15.625 15.625], 'FaceColor',[0 0 0]);
rectangle('Position',[921.875 -718.75 15.625 15.625], 'FaceColor',[0 0 0]);
rectangle('Position',[937.5 -703.125 15.625 15.625], 'FaceColor',[1 1 1]);
rectangle('Position',[953.125 -703.125 15.625 15.625], 'FaceColor',[1 1 1]);
rectangle('Position',[937.5 -718.75 15.625 15.625], 'FaceColor',[0 0 0]);
rectangle('Position',[953.125 -718.75 15.625 15.625], 'FaceColor',[0 0 0]);
rectangle('Position',[531.25 -765.625 15.625 15.625], 'FaceColor',[1 1 1]);
rectangle('Position',[546.875 -765.625 15.625 15.625], 'FaceColor',[0 0 0]);
rectangle('Position',[531.25 -781.25 15.625 15.625], 'FaceColor',[1 1 1]);
rectangle('Position',[546.875 -781.25 15.625 15.625], 'FaceColor',[0 0 0]);
rectangle('Position',[531.25 -796.875 15.625 15.625], 'FaceColor',[1 1 1]);
rectangle('Position',[546.875 -796.875 15.625 15.625], 'FaceColor',[0 0 0]);
rectangle('Position',[531.25 -812.5 15.625 15.625], 'FaceColor',[1 1 1]);
rectangle('Position',[546.875 -812.5 15.625 15.625], 'FaceColor',[0 0 0]);
rectangle('Position',[531.25 -828.125 15.625 15.625], 'FaceColor',[1 1 1]);
rectangle('Position',[546.875 -828.125 15.625 15.625], 'FaceColor',[0 0 0]);
rectangle('Position',[531.25 -843.75 15.625 15.625], 'FaceColor',[1 1 1]);
rectangle('Position',[546.875 -843.75 15.625 15.625], 'FaceColor',[0 0 0]);
rectangle('Position',[531.25 -859.375 15.625 15.625], 'FaceColor',[1 1 1]);
rectangle('Position',[546.875 -859.375 15.625 15.625], 'FaceColor',[0 0 0]);
rectangle('Position',[531.25 -875 15.625 15.625], 'FaceColor',[1 1 1]);
rectangle('Position',[546.875 -875 15.625 15.625], 'FaceColor',[0 0 0]);
rectangle('Position',[531.25 -890.625 15.625 15.625], 'FaceColor',[1 1 1]);
rectangle('Position',[546.875 -890.625 15.625 15.625], 'FaceColor',[0 0 0]);
rectangle('Position',[531.25 -906.25 15.625 15.625], 'FaceColor',[1 1 1]);
rectangle('Position',[546.875 -906.25 15.625 15.625], 'FaceColor',[0 0 0]);
rectangle('Position',[531.25 -921.875 15.625 15.625], 'FaceColor',[1 1 1]);
rectangle('Position',[546.875 -921.875 15.625 15.625], 'FaceColor',[0 0 0]);
rectangle('Position',[531.25 -937.5 15.625 15.625], 'FaceColor',[1 1 1]);
rectangle('Position',[546.875 -937.5 15.625 15.625], 'FaceColor',[0 0 0]);
rectangle('Position',[531.25 -953.125 15.625 15.625], 'FaceColor',[1 1 1]);
rectangle('Position',[546.875 -953.125 15.625 15.625], 'FaceColor',[0 0 0]);
rectangle('Position',[531.25 -968.75 15.625 15.625], 'FaceColor',[1 1 1]);
rectangle('Position',[546.875 -968.75 15.625 15.625], 'FaceColor',[0 0 0]);
X=[933,906.25,812.5,812.5,718.75,718.75,671.875,640.625,609.375,578.125,546.875,515.625,484.375,453.125,406.25,343.75,281.25,187.5,156.25,156.25,93.75,66];
Y=[-66,-93.75,-187.5,-312.5,-406.25,-468.75,-515.625,-546.875,-546.875,-546.875,-546.875,-546.875,-546.875,-546.875,-531.25,-468.75,-406.25,-312.5,-218.75,-156.25,-93.75,-66];
hold on;
plot(X,Y,'r');
legend('1436.92','Location','southoutside');
